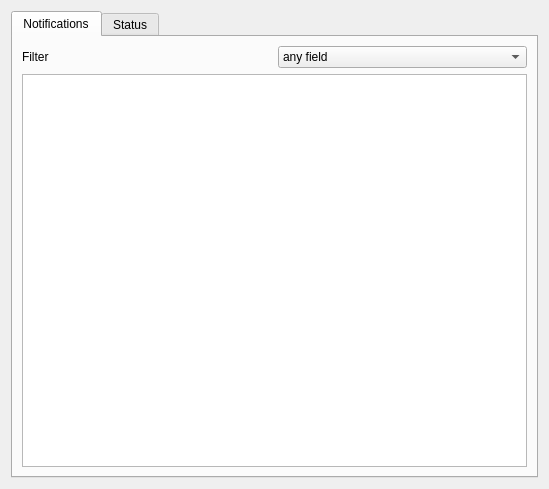
<?xml version="1.0" encoding="UTF-8"?>
<ui version="4.0">
 <class>Dialog</class>
 <widget class="QDialog" name="Dialog">
  <property name="geometry">
   <rect>
    <x>0</x>
    <y>0</y>
    <width>549</width>
    <height>489</height>
   </rect>
  </property>
  <property name="windowTitle">
   <string>History</string>
  </property>
  <layout class="QGridLayout" name="gridLayout">
   <item row="0" column="0">
    <widget class="QTabWidget" name="tabWidget">
     <property name="currentIndex">
      <number>0</number>
     </property>
     <widget class="QWidget" name="notificationsTab">
      <attribute name="title">
       <string>Notifications</string>
      </attribute>
      <layout class="QGridLayout" name="gridLayout_2">
       <item row="2" column="0">
        <widget class="QTableView" name="notificationTable">
         <property name="contextMenuPolicy">
          <enum>Qt::CustomContextMenu</enum>
         </property>
         <property name="editTriggers">
          <set>QAbstractItemView::NoEditTriggers</set>
         </property>
         <property name="tabKeyNavigation">
          <bool>false</bool>
         </property>
         <property name="selectionBehavior">
          <enum>QAbstractItemView::SelectRows</enum>
         </property>
         <property name="verticalScrollMode">
          <enum>QAbstractItemView::ScrollPerPixel</enum>
         </property>
         <property name="horizontalScrollMode">
          <enum>QAbstractItemView::ScrollPerPixel</enum>
         </property>
         <property name="wordWrap">
          <bool>false</bool>
         </property>
         <attribute name="horizontalHeaderHighlightSections">
          <bool>false</bool>
         </attribute>
         <attribute name="verticalHeaderVisible">
          <bool>false</bool>
         </attribute>
        </widget>
       </item>
       <item row="1" column="0">
        <layout class="QHBoxLayout" name="horizontalLayout">
         <item>
          <widget class="QLabel" name="label">
           <property name="text">
            <string>Filter</string>
           </property>
          </widget>
         </item>
         <item>
          <widget class="QComboBox" name="filterCombo">
           <item>
            <property name="text">
             <string>any field</string>
            </property>
           </item>
           <item>
            <property name="text">
             <string>app</string>
            </property>
           </item>
           <item>
            <property name="text">
             <string>text</string>
            </property>
           </item>
           <item>
            <property name="text">
             <string>date</string>
            </property>
           </item>
           <item>
            <property name="text">
             <string>specific date</string>
            </property>
           </item>
           <item>
            <property name="text">
             <string>date range</string>
            </property>
           </item>
          </widget>
         </item>
        </layout>
       </item>
      </layout>
     </widget>
     <widget class="QWidget" name="statusTab">
      <attribute name="title">
       <string>Status</string>
      </attribute>
      <layout class="QGridLayout" name="gridLayout_3">
       <item row="0" column="0">
        <widget class="QSplitter" name="historySplitter">
         <property name="orientation">
          <enum>Qt::Vertical</enum>
         </property>
         <property name="childrenCollapsible">
          <bool>false</bool>
         </property>
         <widget class="QGraphicsView" name="statusView">
          <property name="maximumSize">
           <size>
            <width>16777215</width>
            <height>200</height>
           </size>
          </property>
          <property name="renderHints">
           <set>QPainter::Antialiasing|QPainter::TextAntialiasing</set>
          </property>
         </widget>
         <widget class="QWidget" name="horizontalLayoutWidget">
          <layout class="QHBoxLayout" name="horizontalLayout_2">
           <item>
            <widget class="QTableView" name="statusTable">
             <property name="editTriggers">
              <set>QAbstractItemView::NoEditTriggers</set>
             </property>
             <property name="selectionBehavior">
              <enum>QAbstractItemView::SelectRows</enum>
             </property>
             <property name="horizontalScrollMode">
              <enum>QAbstractItemView::ScrollPerPixel</enum>
             </property>
             <property name="wordWrap">
              <bool>false</bool>
             </property>
             <attribute name="horizontalHeaderHighlightSections">
              <bool>false</bool>
             </attribute>
             <attribute name="verticalHeaderVisible">
              <bool>false</bool>
             </attribute>
            </widget>
           </item>
           <item>
            <widget class="QFrame" name="frame">
             <property name="frameShape">
              <enum>QFrame::StyledPanel</enum>
             </property>
             <property name="frameShadow">
              <enum>QFrame::Raised</enum>
             </property>
             <layout class="QGridLayout" name="gridLayout_4">
              <item row="1" column="0">
               <layout class="QFormLayout" name="formLayout">
                <property name="fieldGrowthPolicy">
                 <enum>QFormLayout::ExpandingFieldsGrow</enum>
                </property>
                <item row="0" column="0">
                 <widget class="QLabel" name="startTimeLabel">
                  <property name="text">
                   <string>Start time</string>
                  </property>
                 </widget>
                </item>
                <item row="0" column="1">
                 <widget class="QLineEdit" name="startTimeLineEdit">
                  <property name="sizePolicy">
                   <sizepolicy hsizetype="Maximum" vsizetype="Fixed">
                    <horstretch>0</horstretch>
                    <verstretch>0</verstretch>
                   </sizepolicy>
                  </property>
                  <property name="alignment">
                   <set>Qt::AlignRight|Qt::AlignTrailing|Qt::AlignVCenter</set>
                  </property>
                  <property name="readOnly">
                   <bool>true</bool>
                  </property>
                 </widget>
                </item>
                <item row="1" column="0">
                 <widget class="QLabel" name="endTimeLabel">
                  <property name="text">
                   <string>End time</string>
                  </property>
                 </widget>
                </item>
                <item row="1" column="1">
                 <widget class="QLineEdit" name="endTimeLineEdit">
                  <property name="sizePolicy">
                   <sizepolicy hsizetype="Maximum" vsizetype="Fixed">
                    <horstretch>0</horstretch>
                    <verstretch>0</verstretch>
                   </sizepolicy>
                  </property>
                  <property name="alignment">
                   <set>Qt::AlignRight|Qt::AlignTrailing|Qt::AlignVCenter</set>
                  </property>
                  <property name="readOnly">
                   <bool>true</bool>
                  </property>
                 </widget>
                </item>
                <item row="2" column="0" colspan="2">
                 <widget class="Line" name="line">
                  <property name="orientation">
                   <enum>Qt::Horizontal</enum>
                  </property>
                 </widget>
                </item>
                <item row="3" column="0" colspan="2">
                 <widget class="QPushButton" name="computeStatsBtn">
                  <property name="text">
                   <string>&amp;Compute statistics</string>
                  </property>
                 </widget>
                </item>
                <item row="4" column="0">
                 <widget class="QLabel" name="onlineTimeLabel">
                  <property name="text">
                   <string>Online Time</string>
                  </property>
                 </widget>
                </item>
                <item row="4" column="1">
                 <widget class="QLineEdit" name="onlineTimeLineEdit">
                  <property name="sizePolicy">
                   <sizepolicy hsizetype="Maximum" vsizetype="Fixed">
                    <horstretch>0</horstretch>
                    <verstretch>0</verstretch>
                   </sizepolicy>
                  </property>
                  <property name="alignment">
                   <set>Qt::AlignRight|Qt::AlignTrailing|Qt::AlignVCenter</set>
                  </property>
                  <property name="readOnly">
                   <bool>true</bool>
                  </property>
                 </widget>
                </item>
                <item row="5" column="0">
                 <widget class="QLabel" name="offlineTimeLabel">
                  <property name="text">
                   <string>Offline Time</string>
                  </property>
                 </widget>
                </item>
                <item row="5" column="1">
                 <widget class="QLineEdit" name="offlineTimeLineEdit">
                  <property name="sizePolicy">
                   <sizepolicy hsizetype="Maximum" vsizetype="Fixed">
                    <horstretch>0</horstretch>
                    <verstretch>0</verstretch>
                   </sizepolicy>
                  </property>
                  <property name="alignment">
                   <set>Qt::AlignRight|Qt::AlignTrailing|Qt::AlignVCenter</set>
                  </property>
                  <property name="readOnly">
                   <bool>true</bool>
                  </property>
                 </widget>
                </item>
                <item row="7" column="0" colspan="2">
                 <widget class="QLabel" name="label_2">
                  <property name="text">
                   <string>Battery</string>
                  </property>
                  <property name="alignment">
                   <set>Qt::AlignCenter</set>
                  </property>
                 </widget>
                </item>
                <item row="8" column="0">
                 <widget class="QLabel" name="d5ChargeTimeLabel">
                  <property name="text">
                   <string>+5% charge time</string>
                  </property>
                 </widget>
                </item>
                <item row="8" column="1">
                 <widget class="QLineEdit" name="d5ChargeTimeLineEdit">
                  <property name="alignment">
                   <set>Qt::AlignRight|Qt::AlignTrailing|Qt::AlignVCenter</set>
                  </property>
                  <property name="readOnly">
                   <bool>true</bool>
                  </property>
                 </widget>
                </item>
                <item row="9" column="0">
                 <widget class="QLabel" name="d10ChargeTimeLabel">
                  <property name="text">
                   <string>+10% charge time</string>
                  </property>
                 </widget>
                </item>
                <item row="9" column="1">
                 <widget class="QLineEdit" name="d10ChargeTimeLineEdit">
                  <property name="alignment">
                   <set>Qt::AlignRight|Qt::AlignTrailing|Qt::AlignVCenter</set>
                  </property>
                  <property name="readOnly">
                   <bool>true</bool>
                  </property>
                 </widget>
                </item>
                <item row="10" column="0">
                 <widget class="QLabel" name="fullChargeTimeLabel">
                  <property name="text">
                   <string>Full charge time</string>
                  </property>
                 </widget>
                </item>
                <item row="10" column="1">
                 <widget class="QLineEdit" name="fullChargeTimeLineEdit">
                  <property name="alignment">
                   <set>Qt::AlignRight|Qt::AlignTrailing|Qt::AlignVCenter</set>
                  </property>
                  <property name="readOnly">
                   <bool>true</bool>
                  </property>
                 </widget>
                </item>
                <item row="6" column="0" colspan="2">
                 <widget class="Line" name="line_2">
                  <property name="orientation">
                   <enum>Qt::Horizontal</enum>
                  </property>
                 </widget>
                </item>
               </layout>
              </item>
             </layout>
            </widget>
           </item>
           <item>
            <spacer name="horizontalSpacer">
             <property name="orientation">
              <enum>Qt::Horizontal</enum>
             </property>
             <property name="sizeHint" stdset="0">
              <size>
               <width>0</width>
               <height>20</height>
              </size>
             </property>
            </spacer>
           </item>
          </layout>
         </widget>
        </widget>
       </item>
      </layout>
     </widget>
    </widget>
   </item>
  </layout>
 </widget>
 <tabstops>
  <tabstop>filterCombo</tabstop>
  <tabstop>notificationTable</tabstop>
  <tabstop>tabWidget</tabstop>
  <tabstop>statusView</tabstop>
 </tabstops>
 <resources/>
 <connections/>
</ui>
